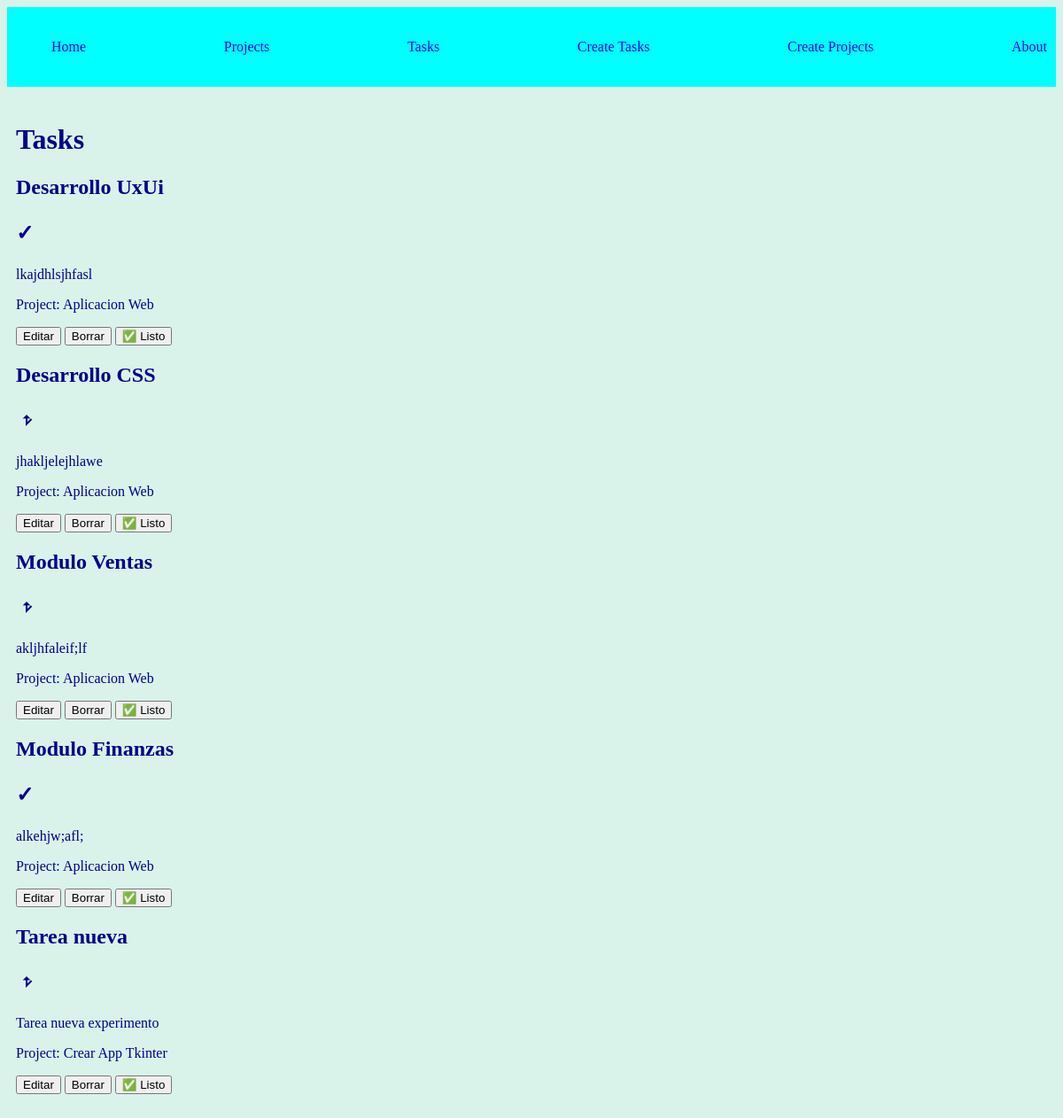
The page /tasks on the database its author committed.
### prueba_app/models.py (models this page shows, shortened)
class Task(models.Model):
    title = models.CharField(max_length=200)
    description = models.TextField()
    project = models.ForeignKey(Project, on_delete=models.CASCADE)
    done = models.BooleanField(default=False)

class Project(models.Model):
    name = models.CharField(max_length=200)
    def __str__(self):
        return self.name

### prueba_app/views.py (the view)
# urls.py: path('tasks', views.tasks, name='tasks'),
def tasks(request):
    Tasks = Task.objects.all()
    return render(request, "tasks/tasks.html", {'Tasks':Tasks})

### prueba_app/templates/tasks/tasks.html
{% extends 'base.html' %}
{% block content %}
<h1>Tasks</h1>
{% for task in Tasks %}
<div>
    <h2>
        {{task.title}}
        {% if task.done == False%}
        <p> 𝥷 </p>
        {% else %}
        <p> ✓ </p>
        {% endif %}
    </h2>
    <p>{{task.description}}</p>
    <p>Project: {{task.project}}</p>
</div>
<div>
    <button>
        Editar
    </button>
    <button>
        Borrar
    </button>
    <button>
        ✅ Listo
    </button>
</div>
{% endfor %}
{% endblock %}

### prueba_app/templates/base.html (shortened to what this page needs)
{% load static %}
<!DOCTYPE html>
<html lang="en">
<head>
    <link rel="stylesheet" href="{% static 'styles/style.css'%}">
</head>
<body>
    <nav class="navbar container">
        <ul>
            <li><a href="{% url 'index' %}">Home</a></li>
            <li><a href="{% url 'projects' %}">Projects</a></li>
            <li><a href="{% url 'tasks' %}">Tasks</a></li>
            <li><a href="{% url 'create_task' %}">Create Tasks</a></li>
            <li><a href="{% url 'create_projects' %}">Create Projects</a></li>
            <li><a href="{% url 'about' %}">About</a></li>
        </ul>
    </nav>
    <div class="container">
        {% block content %}
        {% endblock %}
    </div>
</body>
</html>

### prueba_app/static/styles/style.css (style rules this page uses)
body { background-color: rgb(217, 243, 234); color: darkblue; }
.navbar { background-color: aqua; padding: 5px 10px; }
.navbar ul li a { text-decoration: none; }
.navbar ul { display: flex; justify-content: space-between; }
.navbar ul li { list-style: none; }
.container { max-width: 1200px; margin: auto; padding: 20px 10px; }

### rows shown on the page
Task: title "Desarrollo UxUi", description "lkajdhlsjhfasl", project "Aplicacion Web"
Task: title "Desarrollo CSS", description "jhakljelejhlawe", project "Aplicacion Web"
Task: title "Modulo Ventas", description "akljhfaleif;lf", project "Aplicacion Web"
Task: title "Modulo Finanzas", description "alkehjw;afl;", project "Aplicacion Web"
Task: title "Tarea nueva", description "Tarea nueva experimento", project "Crear App Tkinter"
